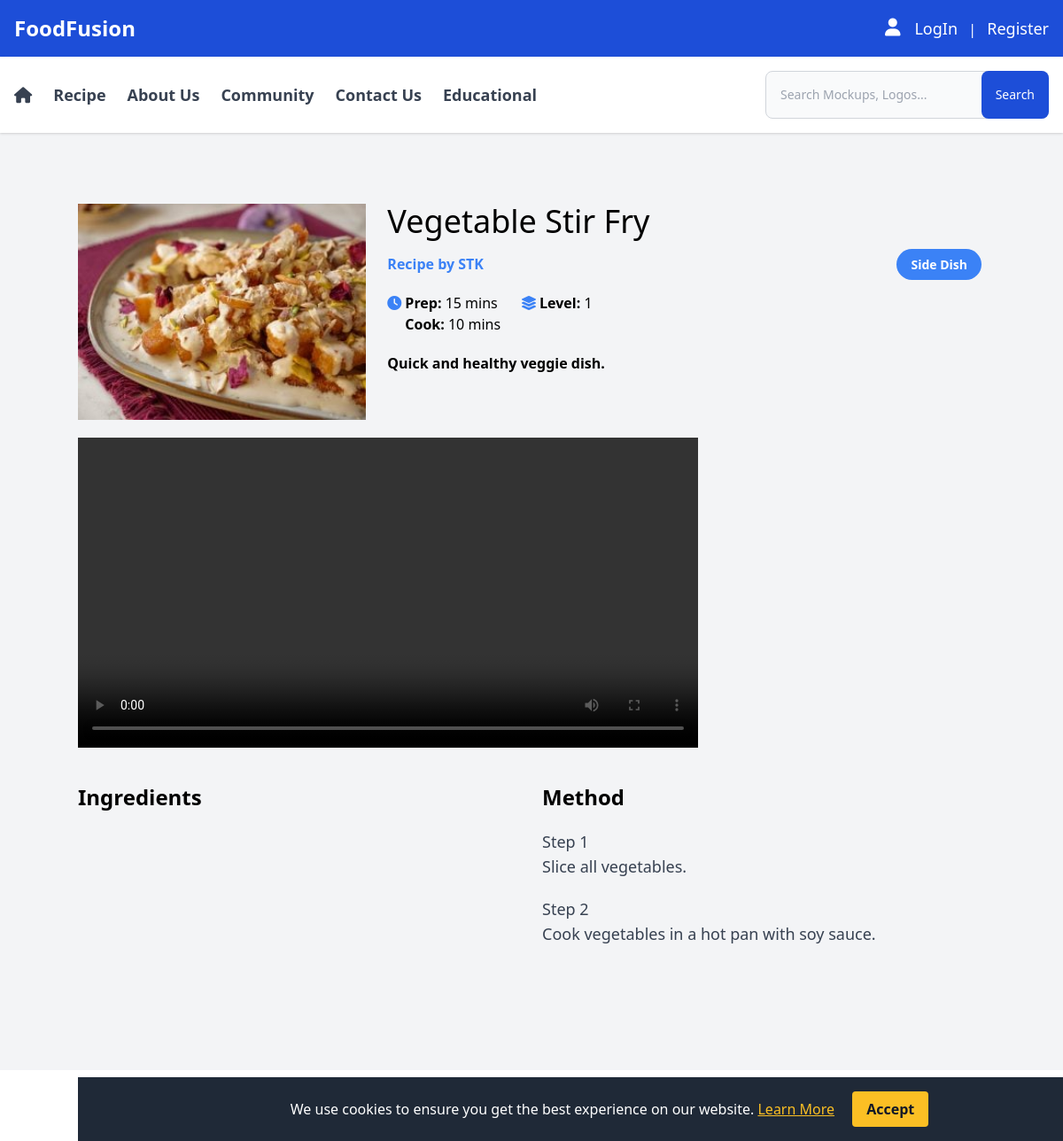
Page /recipes-details.php?id=9 on the committed database.
### tables this page shows
CREATE TABLE `recipes` (
  id INT(11) PRIMARY KEY AUTO_INCREMENT,
  user_id INT(11),
  image VARCHAR(500),
  recipe_name VARCHAR(500),
  description VARCHAR(500),
  preparation_time INT(11),
  cooking_time INT(11),
  instructions TEXT,
  tip VARCHAR(500),
  level INT(11) comment '1.easy 2.medium 3.hard',
  created_at TIMESTAMP DEFAULT CURRENT_TIMESTAMP,
  updated_at TIMESTAMP DEFAULT CURRENT_TIMESTAMP ON UPDATE CURRENT_TIMESTAMP,
  deleted_at TIMESTAMP NULL,
  FOREIGN KEY (user_id) REFERENCES user(id)
);

### recipes-details.php (the view, shortened to what this page needs)
<?php
include 'db.php';
$recipeId = isset($_GET['id']) ? intval($_GET['id']) : 0;
$recipeDetailsQuery = <<<QUERY
        SELECT
            r.id AS recipe_id,
            r.recipe_name,
            r.description,
            r.preparation_time,
            r.cooking_time,
            r.instructions,
            r.tip,
            r.level,
            r.image,
            CONCAT('[',
                GROUP_CONCAT(DISTINCT
                CONCAT('{\"id\":', c.id, ',\"name\":\"', c.name, '\"}')
            ), ']') AS categories,
            CONCAT('[', GROUP_CONCAT(
                DISTINCT CONCAT('{\"id\":', i.id, ',\"name\":\"', REPLACE(i.name, '\"', '\"'), '\",\"unit\":\"', i.unit, '\"}')
                ORDER BY i.id
            ), ']') AS ingredients,
            CONCAT('[', GROUP_CONCAT(
                DISTINCT CONCAT('{\"id\":', rs.id, ',\"step_name\":\"', REPLACE(rs.step_name, '\"', '\"'), '\",\"step_desc\":\"', REPLACE(rs.step_desc, '\"', '\"'), '\",\"sorting\":', rs.sorting, '}')
                ORDER BY rs.sorting
            ), ']') AS steps
        FROM
            recipes r
        LEFT JOIN recipes_category rc ON rc.recipe_id = r.id
        LEFT JOIN category c ON c.id = rc.category_id
        LEFT JOIN recipe_ingredients ri ON ri.recipe_id = r.id
        LEFT JOIN ingredients i ON i.id = ri.ingredients_id
        LEFT JOIN recipe_steps rs ON rs.recipe_id = r.id
        WHERE
            r.id = $recipeId
        GROUP BY
            r.id;
QUERY;
$recipeResult = $conn->query($recipeDetailsQuery);
if ($recipeResult && $recipeResult->num_rows > 0) {
    $recipe = $recipeResult->fetch_assoc();
    $categories = json_decode($recipe['categories'], true);
    $steps = json_decode(trim($recipe['steps'], ','), true) ?? [];
} else {
    echo "Recipe not found.";
    exit;
}
?>
<div class="max-w-7xl mx-auto my-10 py-10">
    <div class="grid grid-cols-3 gap-6">
        <div class="max-w-4xl">
            <img class="float-right w-full" src="<?= $recipe['image']; ?>" alt="<?= htmlspecialchars($recipe['recipe_name']); ?>">
        </div>
        <div class="col-span-2">
            <h1 class="text-4xl"><?= htmlspecialchars($recipe['recipe_name']); ?></h1>
            <div class="my-4 flex justify-between">
                <span class="font-bold text-blue-500">Recipe by STK</span>
                <div>
                    <?php foreach ($categories as $category): ?>
                        <a href="#" class="py-2 px-4 no-underline rounded-full bg-blue-500 text-white font-semibold text-sm mr-1"><?= htmlspecialchars($category['name']); ?></a>
                    <?php endforeach; ?>
                </div>
            </div>
            <div class="flex items-baseline gap-6 my-5">
                <div class="flex items-baseline gap-1">
                    <i class="fa-solid fa-clock text-blue-500"></i>
                    <div>
                        <p class="font-bold">Prep: <span class="font-normal"><?= htmlspecialchars($recipe['preparation_time']); ?> mins</span></p>
                        <p class="font-bold">Cook: <span class="font-normal"><?= htmlspecialchars($recipe['cooking_time']); ?> mins</span></p>
                    </div>
                </div>
                <div class="flex items-center gap-1">
                    <i class="fa-solid fa-layer-group text-blue-500"></i>
                    <p class="font-bold">Level: <span class="font-normal"><?= htmlspecialchars($recipe['level']); ?></span></p>
                </div>
            </div>
            <div>
                <p class="font-semibold"><?= htmlspecialchars($recipe['description']); ?></p>
            </div>
        </div>
    </div>
    <div class="max-w-4xl my-5">
        <video width="700" height="200" controls>
            <source src="/assets/video/example_video.mp4" type="video/mp4">
        </video>
    </div>
    <div class="grid grid-cols-2 my-10 gap-6">
        <div>
            <h1 class="text-2xl font-bold">Ingredients</h1>
        </div>
        <div>
            <h1 class="text-2xl font-bold">Method</h1>
            <div class="my-5">
                <?php foreach ($steps as $step): ?>
                    <div class="my-5 text-lg font-medium text-gray-700">
                        <h1>Step <?= htmlspecialchars($step['sorting']); ?></h1>
                        <p><?= htmlspecialchars($step['step_desc']); ?></p>
                    </div>
                <?php endforeach; ?>
            </div>
        </div>
    </div>
</div>
<div id="cookieConsent" class="fixed bottom-0 w-full bg-gray-800 text-white text-center p-4 z-50">
    <p class="inline-block mr-4">
        We use cookies to ensure you get the best experience on our website.
        <a href="privacy-policy.html" class="text-yellow-400 underline">Learn More</a>
    </p>
    <button id="acceptCookies" class="bg-yellow-400 text-gray-900 font-bold py-2 px-4 rounded">
        Accept
    </button>
</div>
<?php
include 'layout.php';
?>

### rows in the picture
recipes: image (picture), recipe_name "Vegetable Stir Fry", preparation_time "15", cooking_time "10", level "1", description "Quick and healthy veggie dish."

### other values in the picture
$category['name'] "Side Dish"
$step['sorting'] "1"
$step['step_desc'] "Slice all vegetables."
$step['sorting'] "2"
$step['step_desc'] "Cook vegetables in a hot pan with soy sauce."
